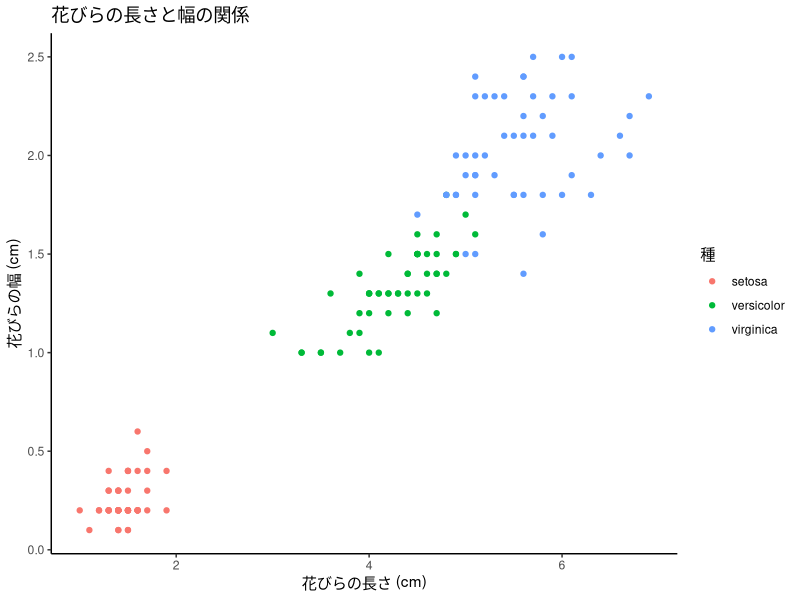
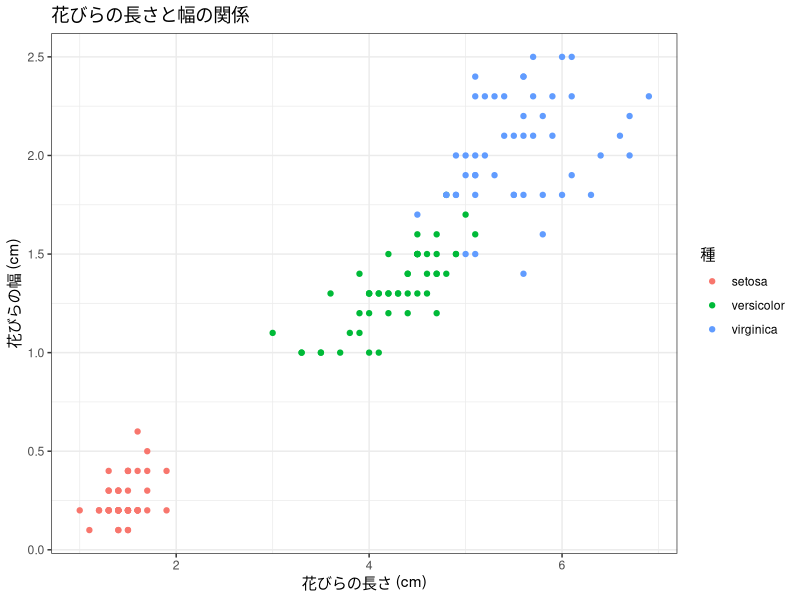
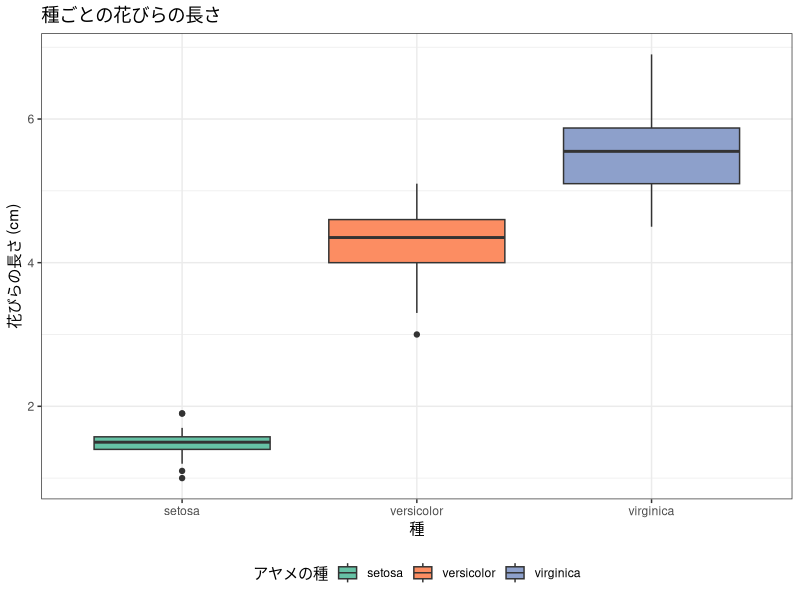
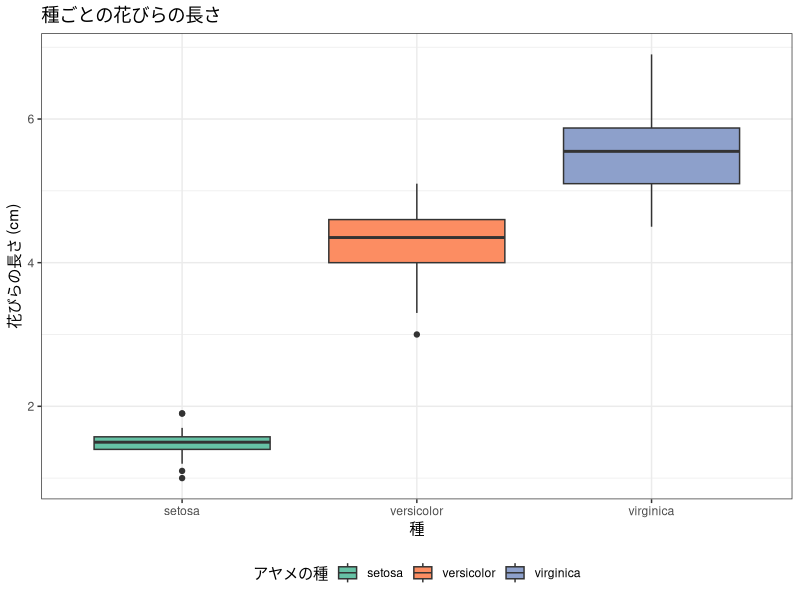

These charts were generated, in order, by the following R code:
# ============================================================
# 行動計量学（行動科学分析法入門）
# 第4回　データの可視化(2)　演習1〜3　模範解答
#
# 使い方：このファイルを開き，全選択（Ctrl + A）してから
#   Ctrl + Enter（Macは Cmd + A → Cmd + Enter）で実行してください。
#   図は Plots タブの左右の矢印でさかのぼれます。
#
# ※ 色・テーマ・文言は，これでなければならないものではありません。
# ============================================================

library(tidyverse)


# ------------------------------------------------------------
# 演習1：テーマの比較
#   第3回で作ったグラフに theme_classic() と theme_bw() を当てて見比べる
# ------------------------------------------------------------

# 比べるときは，テーマ以外を同じにしておくのがこつです。
# 共通部分を1つ作っておけば，あとはテーマを足すだけで比較できます。
p_base <- ggplot(data = iris,
                 aes(x = Petal.Length, y = Petal.Width, color = Species)) +
  geom_point() +
  labs(title = "花びらの長さと幅の関係",
       x = "花びらの長さ (cm)", y = "花びらの幅 (cm)", color = "種")

p_base + theme_classic()
p_base + theme_bw()

# 違いは次のとおりです。
#   theme_classic() … 枠線なし，目盛線なし。軸の線だけが残る
#   theme_bw()      … 外枠あり，うすい目盛線あり
# どちらが見やすいかは目的によります。
#   値を読み取ってほしい図（目盛線が助けになる）    → theme_bw()
#   傾向だけを見せたい図（線が少ないほうがすっきり） → theme_classic()
# 「どちらが正解」ではなく，理由を言えることが大事です。


# ------------------------------------------------------------
# 演習2：論文用グラフの作成
# ------------------------------------------------------------

p2 <- ggplot(data = iris, aes(x = Species, y = Petal.Length, fill = Species)) +
  geom_boxplot() +
  scale_fill_brewer(palette = "Set2") +
  labs(title = "種ごとの花びらの長さ",
       x = "種",
       y = "花びらの長さ (cm)",
       fill = "アヤメの種") +
  theme_bw() +
  theme(legend.position = "bottom")

p2

# 凡例について：
#   x軸にすでに種名が出ているので，この図の凡例は情報が重複しています。
#   論文なら legend.position = "none" で消してしまうのも正解です。
#   ここでは「位置を指定できること」を確かめるのが目的なので bottom にしました。


# ------------------------------------------------------------
# 演習3：グラフの保存
#   kadai_02.png（dpi = 300，幅 7インチ，高さ 5インチ）
# ------------------------------------------------------------

ggsave("kadai_02.png", plot = p2, width = 7, height = 5, dpi = 300)

# 保存先は「いま作業しているフォルダ」です。どこかは getwd() で確認できます。
getwd()

# 7インチ × 300dpi = 2100ピクセル，5インチ × 300dpi = 1500ピクセル。
# つまり 2100 × 1500 の画像ができます。
